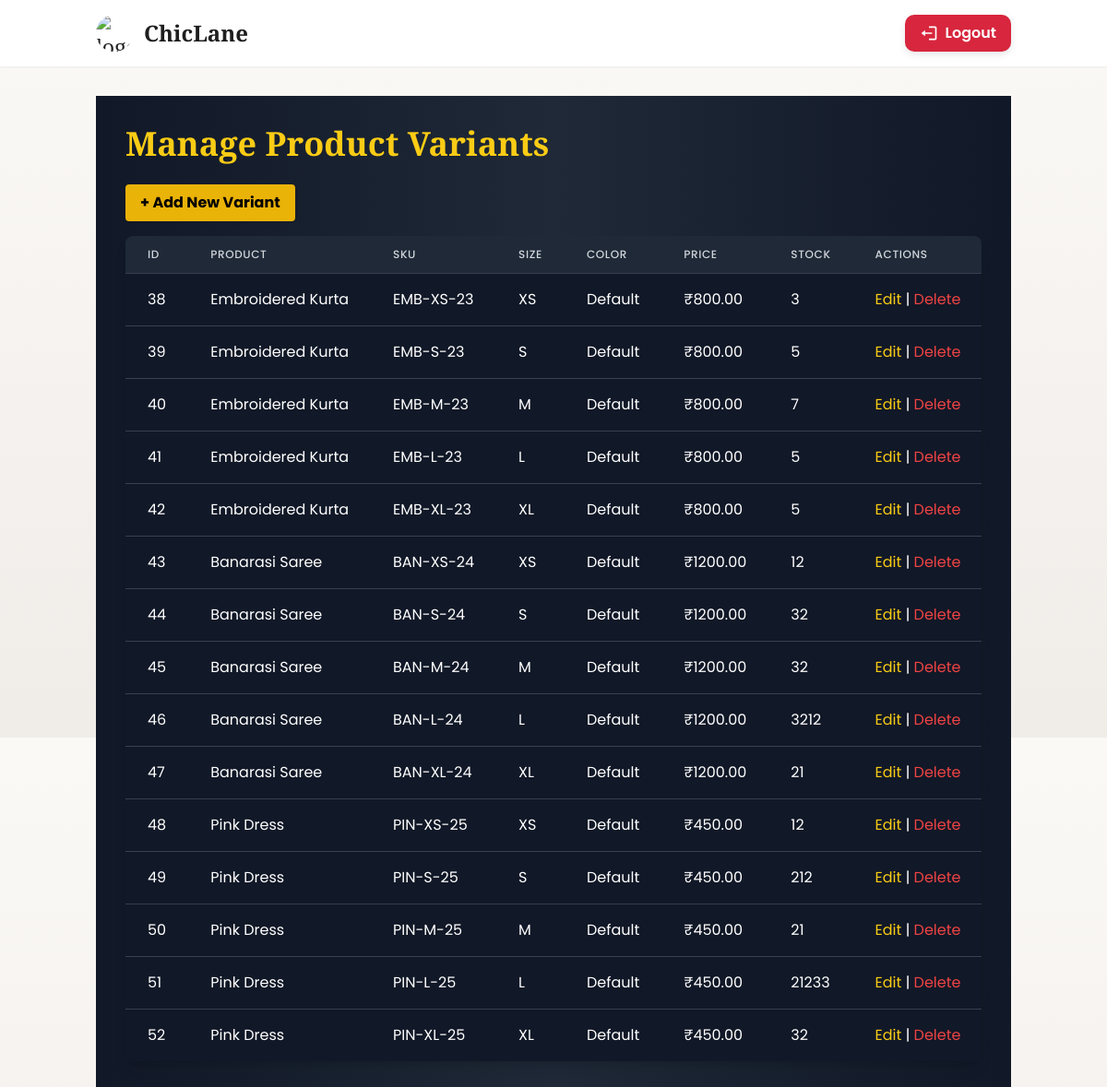
The app's page /admin-dashboard/variants/ (signed in) with its own data.
### store/models.py (models this page shows, shortened)
class ProductVariant(models.Model):
    product = models.ForeignKey(Product, on_delete=models.CASCADE, related_name="variants")
    sku = models.CharField(max_length=120, unique=True)
    size = models.CharField(max_length=4, choices=SIZE_CHOICES)
    color = models.CharField(max_length=80)
    price = models.DecimalField(max_digits=10, decimal_places=2, null=True, blank=True)
    stock = models.PositiveIntegerField(default=0)
    is_active = models.BooleanField(default=True)
    class Meta:
        unique_together = ("product", "size", "color", "sku")

class Product(models.Model):
    name = models.CharField(max_length=255)
    slug = models.SlugField(max_length=300, unique=True, blank=True)
    category = models.ForeignKey(
        Category,
        on_delete=models.SET_NULL,
        null=True,
        related_name="products"
    )
    description = models.TextField(blank=True)
    price = models.DecimalField(max_digits=10, decimal_places=2)
    discounted_price = models.DecimalField(max_digits=10, decimal_places=2, null=True, blank=True)
    is_featured = models.BooleanField(default=False)
    is_active = models.BooleanField(default=True)
    created_at = models.DateTimeField(auto_now_add=True)
    def get_price(self):
        return self.discounted_price if self.discounted_price else self.price

### store/views.py (the view)
# urls.py: path('admin-dashboard/variants/', views.manage_variants, name='manage_variants'),
@admin_required
def manage_variants(request):
    variants = ProductVariant.objects.all()
    return render(request, "store/manage_variants.html", {"variants": variants})

### store/context_processors.py (called while the page is built)
def cart_and_wishlist_counts(request):
    cart_count = 0
    wishlist_count = 0
    if request.user.is_authenticated:
        cart_count = CartItem.objects.filter(user=request.user).count()
        wishlist_count = Wishlist.objects.filter(user=request.user).count()
    else:
        session_key = request.session.session_key or request.session.create()
        cart_count = CartItem.objects.filter(session_key=session_key).count()
    return {
        "cart_count": cart_count,
        "wishlist_count": wishlist_count,
    }

### store/views.py (called while the page is built)
def admin_required(view_func):
    return user_passes_test(lambda u: u.is_staff, login_url='store:login')(view_func)

### store/templates/store/manage_variants.html (shortened to what this page needs)
{% extends "store/base.html" %}
{% block content %}
<div class="min-h-screen bg-gradient-to-r from-gray-900 via-gray-800 to-gray-900 text-white p-8">
    <div class="max-w-7xl mx-auto">
        <h1 class="text-4xl font-extrabold mb-6 text-yellow-400">Manage Product Variants</h1>
        <a href="{% url 'store:add_variant' %}" class="mb-4 inline-block bg-yellow-500 text-black font-bold px-4 py-2 rounded shadow hover:bg-yellow-400">
            + Add New Variant
        </a>
        <div class="overflow-x-auto rounded-lg bg-black bg-opacity-50 shadow-lg">
            <table class="min-w-full divide-y divide-gray-700">
                <thead class="bg-gray-800">
                    <tr>
                        <th class="px-6 py-3 text-left text-xs font-medium text-gray-300 uppercase tracking-wider">ID</th>
                        <th class="px-6 py-3 text-left text-xs font-medium text-gray-300 uppercase tracking-wider">Product</th>
                        <th class="px-6 py-3 text-left text-xs font-medium text-gray-300 uppercase tracking-wider">SKU</th>
                        <th class="px-6 py-3 text-left text-xs font-medium text-gray-300 uppercase tracking-wider">Size</th>
                        <th class="px-6 py-3 text-left text-xs font-medium text-gray-300 uppercase tracking-wider">Color</th>
                        <th class="px-6 py-3 text-left text-xs font-medium text-gray-300 uppercase tracking-wider">Price</th>
                        <th class="px-6 py-3 text-left text-xs font-medium text-gray-300 uppercase tracking-wider">Stock</th>
                        <th class="px-6 py-3 text-left text-xs font-medium text-gray-300 uppercase tracking-wider">Actions</th>
                    </tr>
                </thead>
                <tbody class="bg-gray-900 divide-y divide-gray-700">
                    {% for variant in variants %}
                    <tr>
                        <td class="px-6 py-4 whitespace-nowrap">{{ variant.id }}</td>
                        <td class="px-6 py-4 whitespace-nowrap">{{ variant.product.name }}</td>
                        <td class="px-6 py-4 whitespace-nowrap">{{ variant.sku }}</td>
                        <td class="px-6 py-4 whitespace-nowrap">{{ variant.size }}</td>
                        <td class="px-6 py-4 whitespace-nowrap">{{ variant.color }}</td>
                        <td class="px-6 py-4 whitespace-nowrap">₹{{ variant.price|default:variant.product.get_price }}</td>
                        <td class="px-6 py-4 whitespace-nowrap">{{ variant.stock }}</td>
                        <td class="px-6 py-4 whitespace-nowrap">
                            <a href="{% url 'store:edit_variant' variant.id %}" class="text-yellow-400 hover:underline">Edit</a> |
                            <a href="{% url 'store:delete_variant' variant.id %}" class="text-red-500 hover:underline">Delete</a>
                        </td>
                    </tr>
                    {% empty %}
                    <tr>
                        <td colspan="8" class="px-6 py-4 text-center text-gray-400">No variants found.</td>
                    </tr>
                    {% endfor %}
                </tbody>
            </table>
        </div>
    </div>
</div>
{% endblock %}

### static/store/css/custom.css (style rules this page uses)
:root { --gold: #C9A34A; --ivory: #FBF9F6; --charcoal: #1E1E1E; --muted: #767676; }
body { background: var(--ivory); color: var(--charcoal); font-family: 'Inter', sans-serif; }

### store/templates/store/base.html (style rules this page uses)
body { font-family: 'Poppins', sans-serif !important; background: linear-gradient(180deg, #FBF9F6 0%, #F0ECE8 100%); color: #1E1E1E; }
h1, h2, h3, h4, h5, h6 { font-family: 'Playfair Display', serif; }

### records on screen
ProductVariant: id "38", product.name "Embroidered Kurta", sku "EMB-XS-23", size "XS", color "Default", price "800.00", stock "3"
ProductVariant: id "39", product.name "Embroidered Kurta", sku "EMB-S-23", size "S", color "Default", price "800.00", stock "5"
ProductVariant: id "40", product.name "Embroidered Kurta", sku "EMB-M-23", size "M", color "Default", price "800.00", stock "7"
ProductVariant: id "41", product.name "Embroidered Kurta", sku "EMB-L-23", size "L", color "Default", price "800.00", stock "5"
ProductVariant: id "42", product.name "Embroidered Kurta", sku "EMB-XL-23", size "XL", color "Default", price "800.00", stock "5"
ProductVariant: id "43", product.name "Banarasi Saree", sku "BAN-XS-24", size "XS", color "Default", price "1200.00", stock "12"
ProductVariant: id "44", product.name "Banarasi Saree", sku "BAN-S-24", size "S", color "Default", price "1200.00", stock "32"
ProductVariant: id "45", product.name "Banarasi Saree", sku "BAN-M-24", size "M", color "Default", price "1200.00", stock "32"
ProductVariant: id "46", product.name "Banarasi Saree", sku "BAN-L-24", size "L", color "Default", price "1200.00", stock "3212"
ProductVariant: id "47", product.name "Banarasi Saree", sku "BAN-XL-24", size "XL", color "Default", price "1200.00", stock "21"
ProductVariant: id "48", product.name "Pink Dress", sku "PIN-XS-25", size "XS", color "Default", price "450.00", stock "12"
ProductVariant: id "49", product.name "Pink Dress", sku "PIN-S-25", size "S", color "Default", price "450.00", stock "212"
ProductVariant: id "50", product.name "Pink Dress", sku "PIN-M-25", size "M", color "Default", price "450.00", stock "21"
ProductVariant: id "51", product.name "Pink Dress", sku "PIN-L-25", size "L", color "Default", price "450.00", stock "21233"
ProductVariant: id "52", product.name "Pink Dress", sku "PIN-XL-25", size "XL", color "Default", price "450.00", stock "32"
